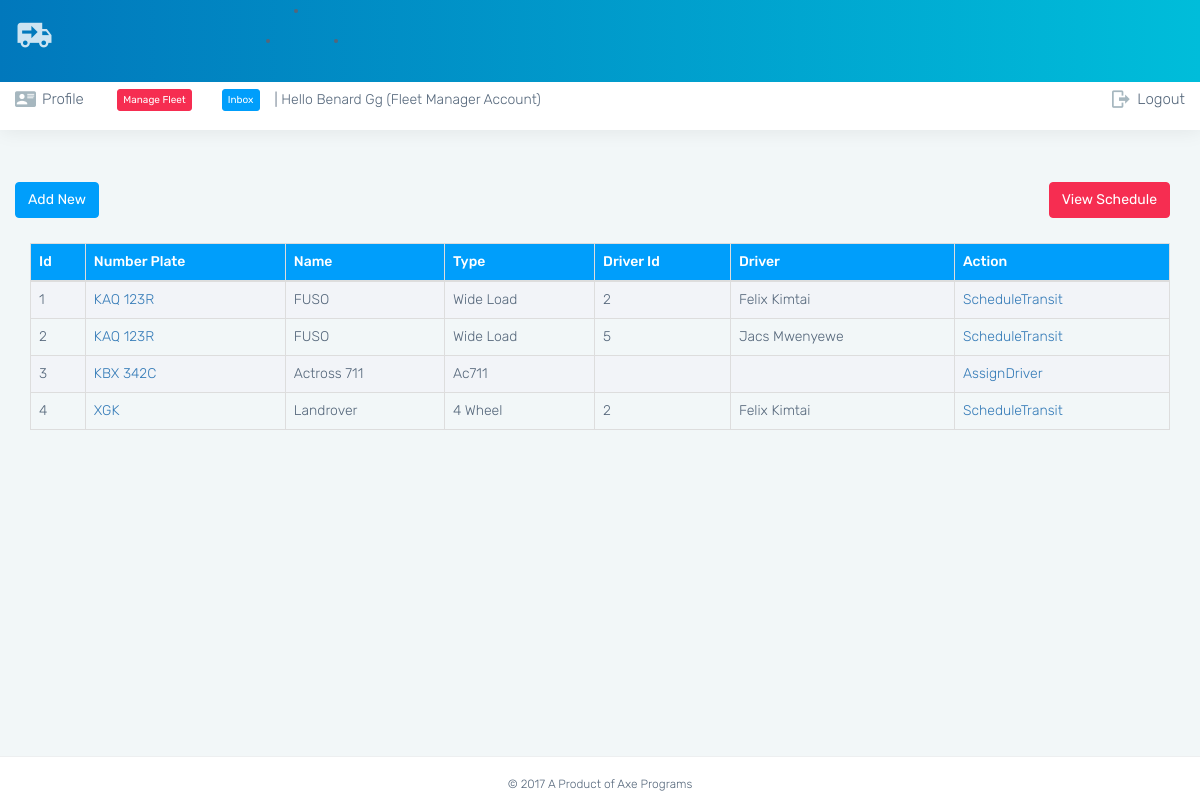
Page /old/trucks.php (signed in) on the committed database.
### tables this page shows
CREATE TABLE `truck_driving` (
  `id` int(9) NOT NULL AUTO_INCREMENT,
  `driver_id` int(9) DEFAULT NULL,
  `truck_id` int(9) DEFAULT NULL,
  `truck_owner_id` int(9) DEFAULT NULL,
  `date` timestamp NOT NULL DEFAULT CURRENT_TIMESTAMP,
  `status` int(2) DEFAULT '0',
  PRIMARY KEY (`id`),
  UNIQUE KEY `truck_driver_duplication` (`truck_id`,`driver_id`),
  KEY `truck_driver_ref` (`driver_id`),
  CONSTRAINT `truck_driving_ibfk_1` FOREIGN KEY (`driver_id`) REFERENCES `truck_driver` (`user_id`) ON DELETE CASCADE ON UPDATE CASCADE,
  CONSTRAINT `truck_driving_ibfk_2` FOREIGN KEY (`truck_id`) REFERENCES `truck` (`id`) ON DELETE CASCADE ON UPDATE CASCADE
);

CREATE TABLE `truck` (
  `id` int(9) NOT NULL AUTO_INCREMENT,
  `number_plate` varchar(16) DEFAULT NULL,
  `name` varchar(32) DEFAULT NULL,
  `type` varchar(32) DEFAULT NULL,
  `capacity` varchar(32) DEFAULT NULL,
  `model` varchar(32) DEFAULT NULL,
  `photo` varchar(32) DEFAULT NULL,
  `user_id` int(9) DEFAULT NULL,
  `date` timestamp NOT NULL DEFAULT CURRENT_TIMESTAMP,
  PRIMARY KEY (`id`),
  UNIQUE KEY `number_plate` (`number_plate`)
);

CREATE TABLE `truck_driver` (
  `id` int(9) NOT NULL AUTO_INCREMENT,
  `user_id` int(9) DEFAULT NULL,
  `full_name` varchar(40) DEFAULT NULL,
  `id_no` varchar(32) DEFAULT NULL,
  `license_no` varchar(32) DEFAULT NULL,
  `address` text,
  `email` varchar(50) DEFAULT NULL,
  `photo` varchar(32) DEFAULT NULL,
  `date` timestamp NOT NULL DEFAULT CURRENT_TIMESTAMP,
  PRIMARY KEY (`id`),
  KEY `user_id` (`user_id`)
);

### old/trucks.php (the view, shortened to what this page needs)
<?php include 'head.php' ?>
<?php include 'nav.php' ?>
        <div class="page-wrapper">
            <div class="container">
  <div class="card card-block ">
<a href="./truck_schedule.php"><button class="m-2 btn btn-danger pull-right">View Schedule</button></a>
<form class="form-horizontal m-t-40" >
<div class="form-group">
<a href="./addtruck.php" class="btn btn-info" >Add New</a>
</div>
</form>
<?php
$me = $_SESSION[$ndk]["inside"]["id"];
$trucks = get("
select t.id, t.number_plate, t.name, t.type,  tdr.user_id as driver_id,
tdr.full_name as driver,
td.status as action
from truck as t
left join truck_driving as td on  td.truck_id = t.id
left join truck_driver as tdr on tdr.user_id = td.driver_id
where t.user_id = '$me'
");
if(!empty($trucks)) {
    $ths = array_keys($trucks[0]);
    echo "<table class='table table-striped table-compact table-bordered'>";
    echo "<tr><thead class='bg-info' style='color:#fff;'>"; foreach($ths as $th){ echo "<th>".rx($th)."</th>"; } echo "</thead></tr>";
    echo "<tbody>";
    $x = 1;
    foreach($trucks as $tds){
        $tid = $tds["id"];
        $tds["id"] = $x;
        $Approve = '<a href="./approve.php?id='.$tid.'&d='.$tds["driver_id"].'">Approve</a>';
        $AssignDriver = '<a href="./assign.php?id='.$tid.'">AssignDriver</a>';
        $ScheduleTransit = '<a href="./schedule.php?id='.$tid.'">ScheduleTransit</a>';
        $tds["number_plate"] = '<a href="./viewtruck.php?id='.$tid.'">'.$tds["number_plate"].'</a>';
        $tds["action"] = $tds["action"] == 1 ? $ScheduleTransit : (is_null($tds["action"])? $AssignDriver : $Approve);
        echo "<tr>";foreach($tds as $td){ echo "<td>".$td."</td>"; } echo "</tr>";
        $x++;
    }
    echo "</tbody>";
    echo "</table>";
    }
?>
</div>
</div>
</div>
<?php include 'footer.php' ?>

### rows in the picture
truck_driving: td "1", truck.number_plate "KAQ 123R", truck.name "FUSO", truck.type "Wide Load", truck_driver.user_id "2", truck_driver.full_name "Felix Kimtai"
truck_driving: td "2", truck.number_plate "KAQ 123R", truck.name "FUSO", truck.type "Wide Load", truck_driver.user_id "5", truck_driver.full_name "Jacs Mwenyewe"
truck: id "3", number_plate "KBX 342C", name "Actross 711", type "Ac711"
truck_driving: truck "4", truck.number_plate "XGK", truck.name "Landrover", truck.type "4 Wheel", truck_driver.user_id "2", truck_driver.full_name "Felix Kimtai"

### other values in the picture
$ref "Benard Gg"
$account "Fleet Manager"
rx($th) "Id"
rx($th) "Number Plate"
rx($th) "Name"
rx($th) "Type"
rx($th) "Driver Id"
rx($th) "Driver"
rx($th) "Action"
